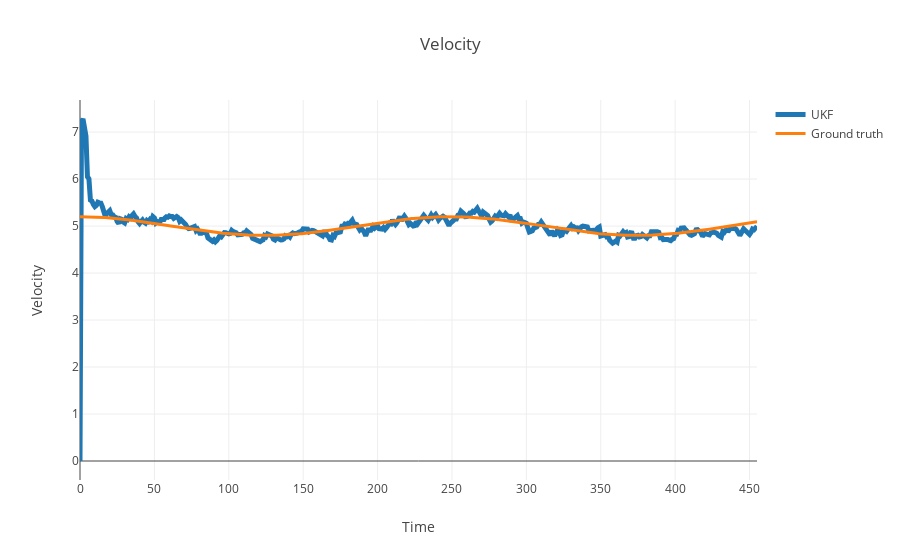

Notebook cell for this chart:
### Code cell
UKF['norm_vel_ground_truth'] = UKF.apply(lambda row: math.hypot(row['vx_ground_truth'], row['vy_ground_truth']) , axis=1)

data = [
    go.Scatter(
        x=UKF.index,
        y=UKF['v_state'],
        name='UKF',
        line = dict(
            width = 5
        )
    ),
    go.Scatter(
        x=UKF.index,
        y=UKF['norm_vel_ground_truth'],
        name='Ground truth',
        line = dict(
            width = 3
        )
    )
]
layout = go.Layout(
    title='Velocity',
    yaxis=dict(title='Velocity'),
    xaxis=dict(title='Time')
)

fig = go.Figure(data=data, layout=layout)
iplot(fig)

### Figure 1 — Plotly figure (JSON) as saved in the notebook; plotly's stock layout.template omitted (floating-point values rounded to 4 significant figures; data arrays with more than 128 entries replaced by an {"elided": "..."} marker saying what was removed)
{"data": [{"line": {"width": 5}, "name": "UKF", "type": "scatter", "x": {"elided": "456 int values"}, "y": {"elided": "456 float values"}}, {"line": {"width": 3}, "name": "Ground truth", "type": "scatter", "x": {"elided": "456 int values"}, "y": {"elided": "456 float values"}}], "layout": {"title": "Velocity", "xaxis": {"title": "Time"}, "yaxis": {"title": "Velocity"}}}
